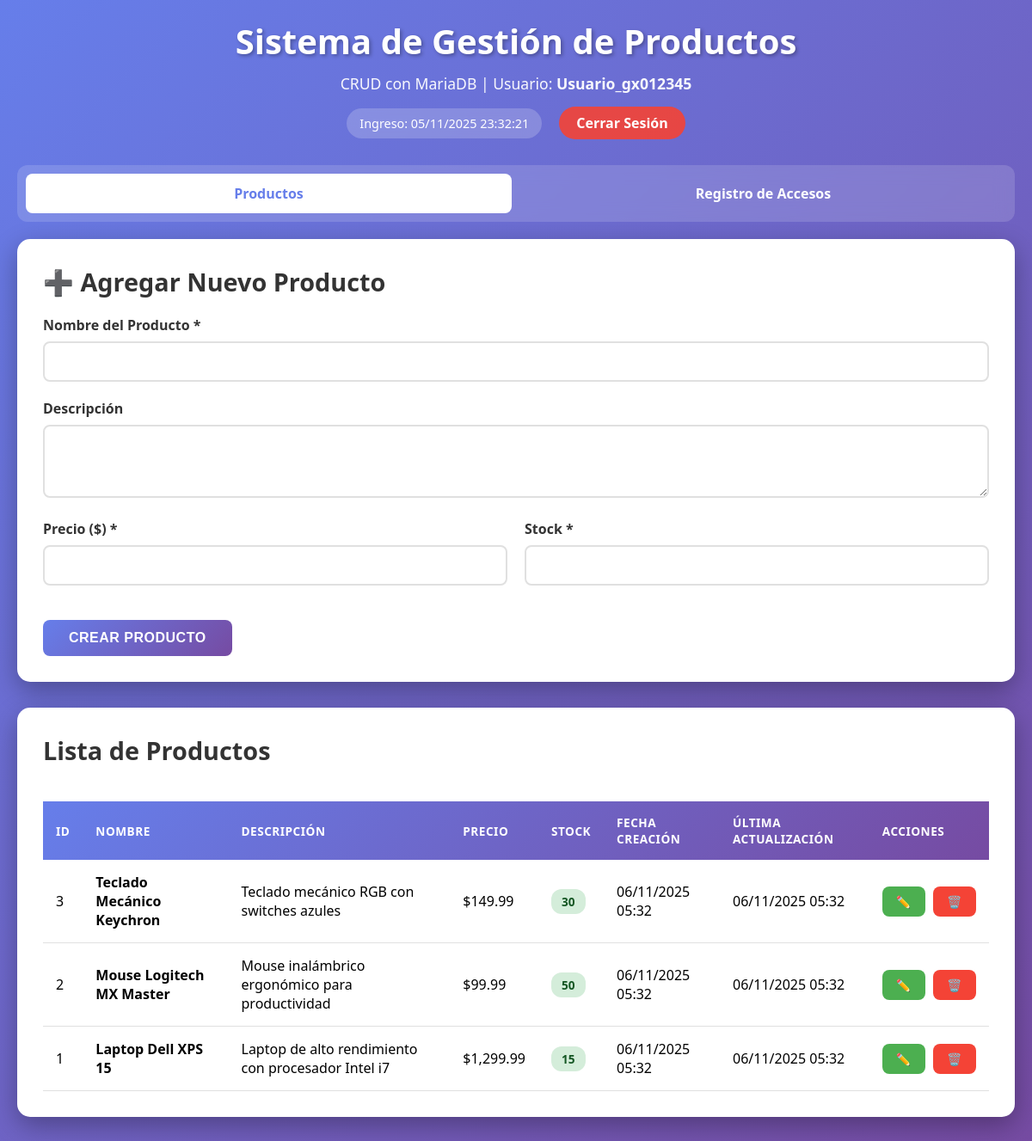
The page / on the database its author committed.
### tables this page shows
CREATE TABLE IF NOT EXISTS productos (
    id INT AUTO_INCREMENT PRIMARY KEY,
    nombre VARCHAR(255) NOT NULL,
    descripcion TEXT,
    precio DECIMAL(10, 2) NOT NULL DEFAULT 0.00,
    stock INT NOT NULL DEFAULT 0,
    fecha_creacion TIMESTAMP DEFAULT CURRENT_TIMESTAMP,
    fecha_actualizacion TIMESTAMP DEFAULT CURRENT_TIMESTAMP ON UPDATE CURRENT_TIMESTAMP
);

### functions.php (called while the page is built, shortened)
<?php
function obtenerProductos() {
    $pdo = getConnection();
    $sql = "SELECT * FROM productos ORDER BY id DESC";
    $stmt = $pdo->query($sql);
    return $stmt->fetchAll();
}

### index.php (the view, shortened to what this page needs)
<?php
require_once __DIR__ . '/functions.php';
$editando = false;
$producto_edit = null;
$productos = obtenerProductos();
?>
<!DOCTYPE html>
<html lang="es">
<head>
    <link rel="stylesheet" href="styles.css">
</head>
<body>
    <div class="container">
        <div class="header">
            <h1> Sistema de Gestión de Productos</h1>
            <p>CRUD con MariaDB | Usuario: <strong><?php echo $_SESSION['usuario']; ?></strong></p>
            <div class="session-info">
                <span>Ingreso: <?php echo date('d/m/Y H:i:s', $_SESSION['ingreso_timestamp']); ?></span>
                <a href="logout.php" class="btn-logout" onclick="return confirm('¿Deseas cerrar sesión?')">Cerrar Sesión</a>
            </div>
        </div>
        <div class="nav-tabs">
            <a href="index.php" class="tab-link active">Productos</a>
            <a href="registros.php" class="tab-link">Registro de Accesos</a>
        </div>
        <div class="card">
            <h2><?php echo $editando ? '✏️ Editar Producto' : '➕ Agregar Nuevo Producto'; ?></h2>
            <form method="POST" action="">
                <div class="form-group">
                    <label for="nombre">Nombre del Producto *</label>
                    <input type="text" id="nombre" name="nombre"
                           value="<?php echo $editando ? $producto_edit['nombre'] : ''; ?>"
                           required>
                </div>
                <div class="form-group">
                    <label for="descripcion">Descripción</label>
                    <textarea id="descripcion" name="descripcion" rows="3"><?php echo $editando ? $producto_edit['descripcion'] : ''; ?></textarea>
                </div>
                <div class="form-row">
                    <div class="form-group">
                        <label for="precio">Precio ($) *</label>
                        <input type="number" id="precio" name="precio" step="0.01" min="0"
                               value="<?php echo $editando ? $producto_edit['precio'] : ''; ?>"
                               required>
                    </div>
                    <div class="form-group">
                        <label for="stock">Stock *</label>
                        <input type="number" id="stock" name="stock" min="0"
                               value="<?php echo $editando ? $producto_edit['stock'] : ''; ?>"
                               required>
                    </div>
                </div>
                <div class="form-actions">
                    <?php if ($editando): ?>
                        <button type="submit" name="actualizar" class="btn btn-primary">Actualizar Producto</button>
                        <a href="index.php" class="btn btn-cancel">Cancelar</a>
                    <?php else: ?>
                        <button type="submit" name="crear" class="btn btn-primary">Crear Producto</button>
                    <?php endif; ?>
                </div>
            </form>
        </div>
        <div class="card">
            <h2>Lista de Productos</h2>
            <?php if (count($productos) > 0): ?>
                <div class="table-responsive">
                    <table>
                        <thead>
                            <tr>
                                <th>ID</th>
                                <th>Nombre</th>
                                <th>Descripción</th>
                                <th>Precio</th>
                                <th>Stock</th>
                                <th>Fecha Creación</th>
                                <th>Última Actualización</th>
                                <th>Acciones</th>
                            </tr>
                        </thead>
                        <tbody>
                            <?php foreach ($productos as $producto): ?>
                                <tr>
                                    <td><?php echo $producto['id']; ?></td>
                                    <td><strong><?php echo $producto['nombre']; ?></strong></td>
                                    <td><?php echo substr($producto['descripcion'], 0, 50) . (strlen($producto['descripcion']) > 50 ? '...' : ''); ?></td>
                                    <td>$<?php echo number_format($producto['precio'], 2); ?></td>
                                    <td><span class="badge <?php echo $producto['stock'] > 10 ? 'badge-success' : ($producto['stock'] > 0 ? 'badge-warning' : 'badge-danger'); ?>">
                                        <?php echo $producto['stock']; ?>
                                    </span></td>
                                    <td><?php echo date('d/m/Y H:i', strtotime($producto['fecha_creacion'])); ?></td>
                                    <td><?php echo date('d/m/Y H:i', strtotime($producto['fecha_actualizacion'])); ?></td>
                                    <td class="actions">
                                        <a href="?editar=<?php echo $producto['id']; ?>" class="btn btn-edit">✏️</a>
                                        <a href="?eliminar=<?php echo $producto['id']; ?>"
                                           class="btn btn-delete"
                                           onclick="return confirm('¿Estás seguro de eliminar este producto?')">🗑️</a>
                                    </td>
                                </tr>
                            <?php endforeach; ?>
                        </tbody>
                    </table>
                </div>
            <?php endif; ?>
        </div>
    </div>
</body>
</html>

### styles.css (style rules this page uses)
* { margin: 0; padding: 0; box-sizing: border-box; }
body { font-family: 'Segoe UI', Tahoma, Geneva, Verdana, sans-serif; background: linear-gradient(135deg, #667eea 0%, #764ba2 100%); min-height: 100vh; padding: 20px; }
.container { max-width: 1400px; margin: 0 auto; }
.header { text-align: center; color: white; margin-bottom: 30px; }
.header h1 { font-size: 2.5em; margin-bottom: 10px; text-shadow: 2px 2px 4px rgba(0,0,0,0.3); }
.header p { font-size: 1.1em; opacity: 0.95; }
.session-info { display: flex; justify-content: center; align-items: center; gap: 20px; margin-top: 15px; flex-wrap: wrap; }
.session-info span { background: rgba(255,255,255,0.2); padding: 8px 15px; border-radius: 20px; font-size: 0.9em; backdrop-filter: blur(10px); }
.btn-logout { background: rgba(244, 67, 54, 0.9); color: white; padding: 8px 20px; border-radius: 20px; text-decoration: none; font-weight: 600; transition: all 0.3s ease; }
.nav-tabs { display: flex; gap: 10px; margin-bottom: 20px; background: rgba(255,255,255,0.15); padding: 10px; border-radius: 12px; backdrop-filter: blur(10px); }
.tab-link { flex: 1; padding: 12px 20px; text-align: center; color: white; text-decoration: none; border-radius: 8px; font-weight: 600; transition: all 0.3s ease; }
.tab-link.active { background: white; color: #667eea; }
.card { background: white; border-radius: 15px; padding: 30px; box-shadow: 0 10px 30px rgba(0,0,0,0.3); margin-bottom: 30px; animation: slideUp 0.5s ease; }
.card h2 { color: #333; margin-bottom: 20px; font-size: 1.8em; }
.form-group { margin-bottom: 20px; }
.form-group label { display: block; margin-bottom: 8px; color: #333; font-weight: 600; }
.form-group input, .form-group textarea { width: 100%; padding: 12px; border: 2px solid #e0e0e0; border-radius: 8px; font-size: 14px; font-family: inherit; transition: all 0.3s ease; }
.form-row { display: grid; grid-template-columns: repeat(auto-fit, minmax(200px, 1fr)); gap: 20px; }
.btn { padding: 12px 30px; border: none; border-radius: 8px; font-size: 16px; font-weight: 600; cursor: pointer; transition: all 0.3s ease; text-transform: uppercase; letter-spacing: 0.5px; text-decoration: none; display: inline-block; }
.btn-primary { background: linear-gradient(135deg, #667eea 0%, #764ba2 100%); color: white; }
.btn-edit { background: #4CAF50; color: white; padding: 8px 16px; font-size: 14px; margin-right: 5px; }
.btn-delete { background: #f44336; color: white; padding: 8px 16px; font-size: 14px; }
.form-actions { display: flex; gap: 10px; margin-top: 20px; }
.table-responsive { overflow-x: auto; }
table { width: 100%; border-collapse: collapse; margin-top: 20px; }
table thead { background: linear-gradient(135deg, #667eea 0%, #764ba2 100%); color: white; }
table th, table td { padding: 15px; text-align: left; }
table th { font-weight: 600; text-transform: uppercase; font-size: 0.85em; letter-spacing: 0.5px; }
table tbody tr { border-bottom: 1px solid #e0e0e0; transition: background 0.3s ease; }
table td.actions { white-space: nowrap; }
.badge { display: inline-block; padding: 5px 12px; border-radius: 12px; font-size: 0.85em; font-weight: 600; }
.badge-success { background: #d4edda; color: #155724; }

### rows shown on the page
productos: id "3", nombre "Teclado Mecánico Keychron", descripcion "Teclado mecánico RGB con switches azules", precio "149.99", stock "30", fecha_creacion "06/11/2025 05:32", fecha_actualizacion "06/11/2025 05:32"
productos: id "2", nombre "Mouse Logitech MX Master", descripcion "Mouse inalámbrico ergonómico para productividad", precio "99.99", stock "50", fecha_creacion "06/11/2025 05:32", fecha_actualizacion "06/11/2025 05:32"
productos: id "1", nombre "Laptop Dell XPS 15", descripcion "Laptop de alto rendimiento con procesador Intel i7", precio "1,299.99", stock "15", fecha_creacion "06/11/2025 05:32", fecha_actualizacion "06/11/2025 05:32"

### other values the page prints
$_SESSION['usuario'] "Usuario_gx012345"
date('d/m/Y H:i:s', $_SESSION['ingreso_timestamp']) "05/11/2025 23:32:21"
